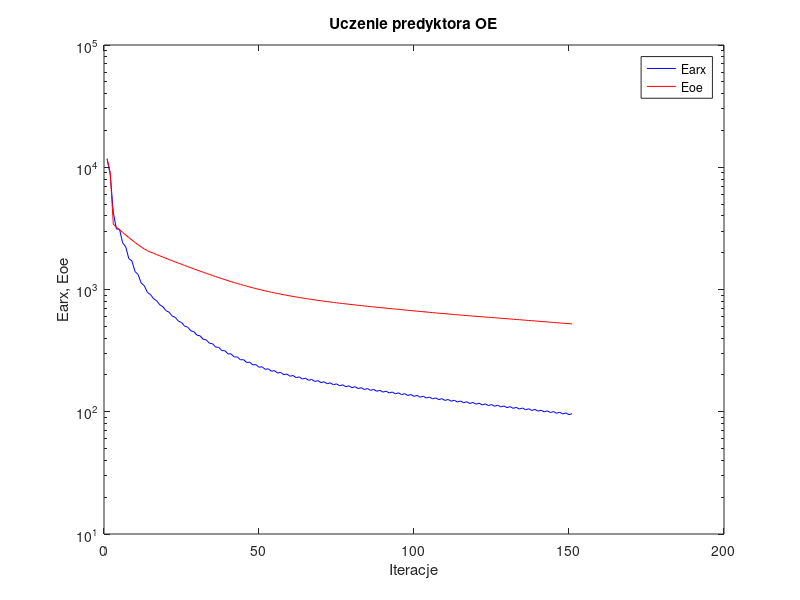
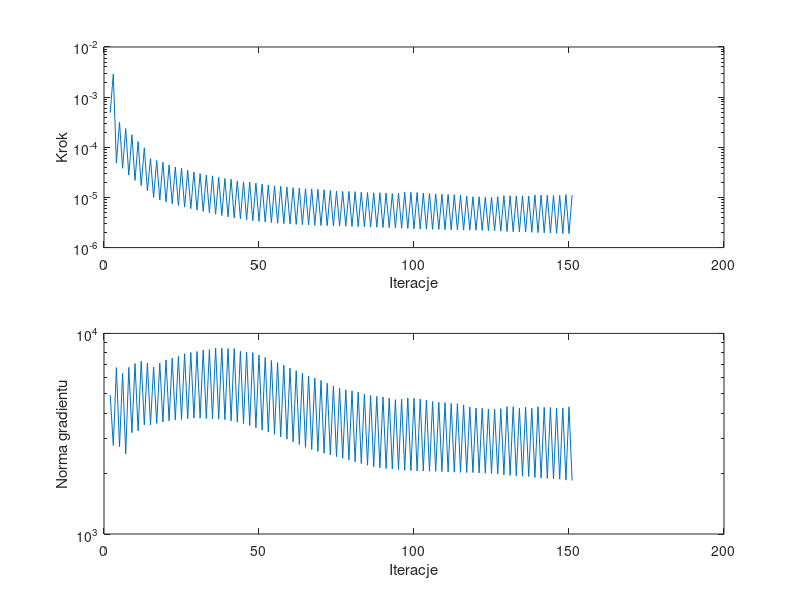

Write MATLAB code to recreate these figures, in order.
%uczenie predyktora oe
clear all;
n=0; farx(n+1)=1.165894e+004; foe(n+1)=1.178978e+004; wspucz(n+1)=0.000000e+000; ng(n+1)=0.000000e+000;
n=1; farx(n+1)=8.759008e+003; foe(n+1)=9.039567e+003; krok(n+1)=4.895958e-004; ng(n+1)=4.923494e+003;
n=2; farx(n+1)=4.280663e+003; foe(n+1)=3.430246e+003; krok(n+1)=2.885366e-003; ng(n+1)=2.765620e+003;
n=3; farx(n+1)=3.127064e+003; foe(n+1)=3.227591e+003; krok(n+1)=4.837788e-005; ng(n+1)=6.751276e+003;
n=4; farx(n+1)=3.110278e+003; foe(n+1)=3.084951e+003; krok(n+1)=3.151866e-004; ng(n+1)=2.722068e+003;
n=5; farx(n+1)=2.412109e+003; foe(n+1)=2.932588e+003; krok(n+1)=3.816377e-005; ng(n+1)=6.316260e+003;
n=6; farx(n+1)=2.237925e+003; foe(n+1)=2.796372e+003; krok(n+1)=2.361618e-004; ng(n+1)=2.511724e+003;
n=7; farx(n+1)=1.789454e+003; foe(n+1)=2.660356e+003; krok(n+1)=2.780451e-005; ng(n+1)=6.765647e+003;
n=8; farx(n+1)=1.713479e+003; foe(n+1)=2.543553e+003; krok(n+1)=1.781286e-004; ng(n+1)=3.200760e+003;
n=9; farx(n+1)=1.402945e+003; foe(n+1)=2.423594e+003; krok(n+1)=2.190752e-005; ng(n+1)=7.076981e+003;
n=10; farx(n+1)=1.326652e+003; foe(n+1)=2.326733e+003; krok(n+1)=1.298034e-004; ng(n+1)=3.271489e+003;
n=11; farx(n+1)=1.129845e+003; foe(n+1)=2.230547e+003; krok(n+1)=1.726474e-005; ng(n+1)=7.266461e+003;
n=12; farx(n+1)=1.072979e+003; foe(n+1)=2.145987e+003; krok(n+1)=9.756692e-005; ng(n+1)=3.503181e+003;
n=13; farx(n+1)=9.474574e+002; foe(n+1)=2.076486e+003; krok(n+1)=1.361415e-005; ng(n+1)=7.102353e+003;
n=14; farx(n+1)=9.086962e+002; foe(n+1)=2.020548e+003; krok(n+1)=5.958978e-005; ng(n+1)=3.505226e+003;
n=15; farx(n+1)=8.409719e+002; foe(n+1)=1.979795e+003; krok(n+1)=9.975945e-006; ng(n+1)=6.787725e+003;
n=16; farx(n+1)=8.080732e+002; foe(n+1)=1.928241e+003; krok(n+1)=5.474897e-005; ng(n+1)=3.560527e+003;
n=17; farx(n+1)=7.499929e+002; foe(n+1)=1.888038e+003; krok(n+1)=8.865531e-006; ng(n+1)=7.108539e+003;
n=18; farx(n+1)=7.228259e+002; foe(n+1)=1.840184e+003; krok(n+1)=5.039187e-005; ng(n+1)=3.615393e+003;
n=19; farx(n+1)=6.715517e+002; foe(n+1)=1.800611e+003; krok(n+1)=8.106422e-006; ng(n+1)=7.378562e+003;
n=20; farx(n+1)=6.515142e+002; foe(n+1)=1.758027e+003; krok(n+1)=4.449139e-005; ng(n+1)=3.670811e+003;
n=21; farx(n+1)=6.063492e+002; foe(n+1)=1.720352e+003; krok(n+1)=7.509633e-006; ng(n+1)=7.519374e+003;
n=22; farx(n+1)=5.907840e+002; foe(n+1)=1.681441e+003; krok(n+1)=4.041022e-005; ng(n+1)=3.698950e+003;
n=23; farx(n+1)=5.508039e+002; foe(n+1)=1.645314e+003; krok(n+1)=6.925078e-006; ng(n+1)=7.679312e+003;
n=24; farx(n+1)=5.377523e+002; foe(n+1)=1.608459e+003; krok(n+1)=3.809713e-005; ng(n+1)=3.723152e+003;
n=25; farx(n+1)=5.017660e+002; foe(n+1)=1.573238e+003; krok(n+1)=6.412137e-006; ng(n+1)=7.918719e+003;
n=26; farx(n+1)=4.916984e+002; foe(n+1)=1.539129e+003; krok(n+1)=3.488004e-005; ng(n+1)=3.760614e+003;
n=27; farx(n+1)=4.595629e+002; foe(n+1)=1.505911e+003; krok(n+1)=5.990602e-006; ng(n+1)=8.034107e+003;
n=28; farx(n+1)=4.519636e+002; foe(n+1)=1.474304e+003; krok(n+1)=3.204809e-005; ng(n+1)=3.781852e+003;
n=29; farx(n+1)=4.231477e+002; foe(n+1)=1.443111e+003; krok(n+1)=5.615025e-006; ng(n+1)=8.120804e+003;
n=30; farx(n+1)=4.173708e+002; foe(n+1)=1.413503e+003; krok(n+1)=2.992557e-005; ng(n+1)=3.781782e+003;
n=31; farx(n+1)=3.913053e+002; foe(n+1)=1.384024e+003; krok(n+1)=5.269152e-006; ng(n+1)=8.250227e+003;
n=32; farx(n+1)=3.869671e+002; foe(n+1)=1.356162e+003; krok(n+1)=2.793956e-005; ng(n+1)=3.763004e+003;
n=33; farx(n+1)=3.635250e+002; foe(n+1)=1.328738e+003; krok(n+1)=4.944182e-006; ng(n+1)=8.301773e+003;
n=34; farx(n+1)=3.600620e+002; foe(n+1)=1.302049e+003; krok(n+1)=2.697415e-005; ng(n+1)=3.744082e+003;
n=35; farx(n+1)=3.385673e+002; foe(n+1)=1.275896e+003; krok(n+1)=4.641652e-006; ng(n+1)=8.454756e+003;
n=36; farx(n+1)=3.362497e+002; foe(n+1)=1.251147e+003; krok(n+1)=2.518354e-005; ng(n+1)=3.735382e+003;
n=37; farx(n+1)=3.168683e+002; foe(n+1)=1.227119e+003; krok(n+1)=4.373484e-006; ng(n+1)=8.430233e+003;
n=38; farx(n+1)=3.154318e+002; foe(n+1)=1.204120e+003; krok(n+1)=2.382783e-005; ng(n+1)=3.713312e+003;
n=39; farx(n+1)=2.978447e+002; foe(n+1)=1.181911e+003; krok(n+1)=4.122797e-006; ng(n+1)=8.408332e+003;
n=40; farx(n+1)=2.969769e+002; foe(n+1)=1.160208e+003; krok(n+1)=2.307378e-005; ng(n+1)=3.665040e+003;
n=41; farx(n+1)=2.808140e+002; foe(n+1)=1.139483e+003; krok(n+1)=3.907906e-006; ng(n+1)=8.402956e+003;
n=42; farx(n+1)=2.807142e+002; foe(n+1)=1.119687e+003; krok(n+1)=2.139878e-005; ng(n+1)=3.610503e+003;
n=43; farx(n+1)=2.661664e+002; foe(n+1)=1.101279e+003; krok(n+1)=3.744041e-006; ng(n+1)=8.153029e+003;
n=44; farx(n+1)=2.667688e+002; foe(n+1)=1.083265e+003; krok(n+1)=2.044242e-005; ng(n+1)=3.553002e+003;
n=45; farx(n+1)=2.533059e+002; foe(n+1)=1.066154e+003; krok(n+1)=3.578487e-006; ng(n+1)=8.065447e+003;
n=46; farx(n+1)=2.543066e+002; foe(n+1)=1.049255e+003; krok(n+1)=2.018691e-005; ng(n+1)=3.471179e+003;
n=47; farx(n+1)=2.416560e+002; foe(n+1)=1.033089e+003; krok(n+1)=3.433397e-006; ng(n+1)=8.022122e+003;
n=48; farx(n+1)=2.430926e+002; foe(n+1)=1.017569e+003; krok(n+1)=1.931492e-005; ng(n+1)=3.383690e+003;
n=49; farx(n+1)=2.313972e+002; foe(n+1)=1.002875e+003; krok(n+1)=3.323139e-006; ng(n+1)=7.800337e+003;
n=50; farx(n+1)=2.332411e+002; foe(n+1)=9.887397e+002; krok(n+1)=1.846630e-005; ng(n+1)=3.296689e+003;
n=51; farx(n+1)=2.223562e+002; foe(n+1)=9.753444e+002; krok(n+1)=3.231488e-006; ng(n+1)=7.575401e+003;
n=52; farx(n+1)=2.245611e+002; foe(n+1)=9.625720e+002; krok(n+1)=1.755604e-005; ng(n+1)=3.220947e+003;
n=53; farx(n+1)=2.144320e+002; foe(n+1)=9.504083e+002; krok(n+1)=3.150286e-006; ng(n+1)=7.327784e+003;
n=54; farx(n+1)=2.168790e+002; foe(n+1)=9.386669e+002; krok(n+1)=1.707914e-005; ng(n+1)=3.141839e+003;
n=55; farx(n+1)=2.073381e+002; foe(n+1)=9.274100e+002; krok(n+1)=3.068738e-006; ng(n+1)=7.149181e+003;
n=56; farx(n+1)=2.099029e+002; foe(n+1)=9.164394e+002; krok(n+1)=1.675917e-005; ng(n+1)=3.053593e+003;
n=57; farx(n+1)=2.008926e+002; foe(n+1)=9.060694e+002; krok(n+1)=3.006731e-006; ng(n+1)=6.946195e+003;
n=58; farx(n+1)=2.036212e+002; foe(n+1)=8.960610e+002; krok(n+1)=1.611741e-005; ng(n+1)=2.968029e+003;
n=59; farx(n+1)=1.951388e+002; foe(n+1)=8.865961e+002; krok(n+1)=2.956550e-006; ng(n+1)=6.704087e+003;
n=60; farx(n+1)=1.980001e+002; foe(n+1)=8.774078e+002; krok(n+1)=1.568168e-005; ng(n+1)=2.880429e+003;
n=61; farx(n+1)=1.899312e+002; foe(n+1)=8.686373e+002; krok(n+1)=2.908621e-006; ng(n+1)=6.512322e+003;
n=62; farx(n+1)=1.928883e+002; foe(n+1)=8.601522e+002; krok(n+1)=1.535151e-005; ng(n+1)=2.791255e+003;
n=63; farx(n+1)=1.851690e+002; foe(n+1)=8.519720e+002; krok(n+1)=2.865922e-006; ng(n+1)=6.339655e+003;
n=64; farx(n+1)=1.881686e+002; foe(n+1)=8.441274e+002; krok(n+1)=1.490654e-005; ng(n+1)=2.702414e+003;
n=65; farx(n+1)=1.808290e+002; foe(n+1)=8.365821e+002; krok(n+1)=2.829751e-006; ng(n+1)=6.128282e+003;
n=66; farx(n+1)=1.838651e+002; foe(n+1)=8.292381e+002; krok(n+1)=1.476011e-005; ng(n+1)=2.637422e+003;
n=67; farx(n+1)=1.767847e+002; foe(n+1)=8.221111e+002; krok(n+1)=2.789484e-006; ng(n+1)=5.993232e+003;
n=68; farx(n+1)=1.798034e+002; foe(n+1)=8.151957e+002; krok(n+1)=1.453926e-005; ng(n+1)=2.581776e+003;
n=69; farx(n+1)=1.730015e+002; foe(n+1)=8.085334e+002; krok(n+1)=2.759993e-006; ng(n+1)=5.824393e+003;
n=70; farx(n+1)=1.760043e+002; foe(n+1)=8.020771e+002; krok(n+1)=1.416371e-005; ng(n+1)=2.527700e+003;
n=71; farx(n+1)=1.694787e+002; foe(n+1)=7.958737e+002; krok(n+1)=2.737094e-006; ng(n+1)=5.644085e+003;
n=72; farx(n+1)=1.724602e+002; foe(n+1)=7.898557e+002; krok(n+1)=1.373458e-005; ng(n+1)=2.478858e+003;
n=73; farx(n+1)=1.661919e+002; foe(n+1)=7.840747e+002; krok(n+1)=2.719073e-006; ng(n+1)=5.467742e+003;
n=74; farx(n+1)=1.691704e+002; foe(n+1)=7.784719e+002; krok(n+1)=1.334530e-005; ng(n+1)=2.432185e+003;
n=75; farx(n+1)=1.631161e+002; foe(n+1)=7.730218e+002; krok(n+1)=2.696520e-006; ng(n+1)=5.327972e+003;
n=76; farx(n+1)=1.660785e+002; foe(n+1)=7.677283e+002; krok(n+1)=1.314101e-005; ng(n+1)=2.385001e+003;
n=77; farx(n+1)=1.602023e+002; foe(n+1)=7.625234e+002; krok(n+1)=2.664567e-006; ng(n+1)=5.230276e+003;
n=78; farx(n+1)=1.631140e+002; foe(n+1)=7.573976e+002; krok(n+1)=1.318762e-005; ng(n+1)=2.335225e+003;
n=79; farx(n+1)=1.573632e+002; foe(n+1)=7.523728e+002; krok(n+1)=2.636469e-006; ng(n+1)=5.170420e+003;
n=80; farx(n+1)=1.602454e+002; foe(n+1)=7.474863e+002; krok(n+1)=1.302585e-005; ng(n+1)=2.289495e+003;
n=81; farx(n+1)=1.546389e+002; foe(n+1)=7.426599e+002; krok(n+1)=2.610198e-006; ng(n+1)=5.094914e+003;
n=82; farx(n+1)=1.574522e+002; foe(n+1)=7.379701e+002; krok(n+1)=1.277945e-005; ng(n+1)=2.244700e+003;
n=83; farx(n+1)=1.520240e+002; foe(n+1)=7.333918e+002; krok(n+1)=2.591838e-006; ng(n+1)=4.984222e+003;
n=84; farx(n+1)=1.548014e+002; foe(n+1)=7.289123e+002; krok(n+1)=1.254943e-005; ng(n+1)=2.203247e+003;
n=85; farx(n+1)=1.495126e+002; foe(n+1)=7.245191e+002; krok(n+1)=2.570868e-006; ng(n+1)=4.905048e+003;
n=86; farx(n+1)=1.522667e+002; foe(n+1)=7.202233e+002; krok(n+1)=1.240203e-005; ng(n+1)=2.163912e+003;
n=87; farx(n+1)=1.470925e+002; foe(n+1)=7.159627e+002; krok(n+1)=2.542898e-006; ng(n+1)=4.853996e+003;
n=88; farx(n+1)=1.498028e+002; foe(n+1)=7.117725e+002; krok(n+1)=1.240203e-005; ng(n+1)=2.138604e+003;
n=89; farx(n+1)=1.447217e+002; foe(n+1)=7.076176e+002; krok(n+1)=2.516317e-006; ng(n+1)=4.817112e+003;
n=90; farx(n+1)=1.473798e+002; foe(n+1)=7.035519e+002; krok(n+1)=1.225575e-005; ng(n+1)=2.119938e+003;
n=91; farx(n+1)=1.424116e+002; foe(n+1)=6.995424e+002; krok(n+1)=2.499886e-006; ng(n+1)=4.752111e+003;
n=92; farx(n+1)=1.450384e+002; foe(n+1)=6.956640e+002; krok(n+1)=1.191391e-005; ng(n+1)=2.108668e+003;
n=93; farx(n+1)=1.402251e+002; foe(n+1)=6.918168e+002; krok(n+1)=2.472091e-006; ng(n+1)=4.672044e+003;
n=94; farx(n+1)=1.428153e+002; foe(n+1)=6.879390e+002; krok(n+1)=1.222055e-005; ng(n+1)=2.093746e+003;
n=95; farx(n+1)=1.380434e+002; foe(n+1)=6.840920e+002; krok(n+1)=2.429186e-006; ng(n+1)=4.700684e+003;
n=96; farx(n+1)=1.405953e+002; foe(n+1)=6.801655e+002; krok(n+1)=1.270754e-005; ng(n+1)=2.077140e+003;
n=97; farx(n+1)=1.358153e+002; foe(n+1)=6.762753e+002; krok(n+1)=2.394612e-006; ng(n+1)=4.765878e+003;
n=98; farx(n+1)=1.383358e+002; foe(n+1)=6.724423e+002; krok(n+1)=1.265721e-005; ng(n+1)=2.069906e+003;
n=99; farx(n+1)=1.336382e+002; foe(n+1)=6.686310e+002; krok(n+1)=2.369137e-006; ng(n+1)=4.746875e+003;
n=100; farx(n+1)=1.361162e+002; foe(n+1)=6.648840e+002; krok(n+1)=1.255575e-005; ng(n+1)=2.062929e+003;
n=101; farx(n+1)=1.315098e+002; foe(n+1)=6.611730e+002; krok(n+1)=2.349982e-006; ng(n+1)=4.710993e+003;
n=102; farx(n+1)=1.339547e+002; foe(n+1)=6.575616e+002; krok(n+1)=1.226836e-005; ng(n+1)=2.060279e+003;
n=103; farx(n+1)=1.294643e+002; foe(n+1)=6.539789e+002; krok(n+1)=2.332047e-006; ng(n+1)=4.652297e+003;
n=104; farx(n+1)=1.318524e+002; foe(n+1)=6.504702e+002; krok(n+1)=1.197415e-005; ng(n+1)=2.055304e+003;
n=105; farx(n+1)=1.274910e+002; foe(n+1)=6.470389e+002; krok(n+1)=2.320038e-006; ng(n+1)=4.572858e+003;
n=106; farx(n+1)=1.298628e+002; foe(n+1)=6.436617e+002; krok(n+1)=1.171829e-005; ng(n+1)=2.053018e+003;
n=107; farx(n+1)=1.255929e+002; foe(n+1)=6.403239e+002; krok(n+1)=2.301869e-006; ng(n+1)=4.532309e+003;
n=108; farx(n+1)=1.279482e+002; foe(n+1)=6.370361e+002; krok(n+1)=1.161317e-005; ng(n+1)=2.047428e+003;
n=109; farx(n+1)=1.237461e+002; foe(n+1)=6.337561e+002; krok(n+1)=2.279840e-006; ng(n+1)=4.516627e+003;
n=110; farx(n+1)=1.260613e+002; foe(n+1)=6.305341e+002; krok(n+1)=1.148323e-005; ng(n+1)=2.039797e+003;
n=111; farx(n+1)=1.219467e+002; foe(n+1)=6.273411e+002; krok(n+1)=2.262292e-006; ng(n+1)=4.476962e+003;
n=112; farx(n+1)=1.242450e+002; foe(n+1)=6.241987e+002; krok(n+1)=1.138585e-005; ng(n+1)=2.033445e+003;
n=113; farx(n+1)=1.201877e+002; foe(n+1)=6.210589e+002; krok(n+1)=2.245085e-006; ng(n+1)=4.461811e+003;
n=114; farx(n+1)=1.224532e+002; foe(n+1)=6.180207e+002; krok(n+1)=1.109569e-005; ng(n+1)=2.029421e+003;
n=115; farx(n+1)=1.184963e+002; foe(n+1)=6.149891e+002; krok(n+1)=2.233016e-006; ng(n+1)=4.400904e+003;
n=116; farx(n+1)=1.206997e+002; foe(n+1)=6.120450e+002; krok(n+1)=1.069939e-005; ng(n+1)=2.024846e+003;
n=117; farx(n+1)=1.168720e+002; foe(n+1)=6.091703e+002; krok(n+1)=2.233016e-006; ng(n+1)=4.296011e+003;
n=118; farx(n+1)=1.190711e+002; foe(n+1)=6.063723e+002; krok(n+1)=1.031748e-005; ng(n+1)=2.026367e+003;
n=119; farx(n+1)=1.153398e+002; foe(n+1)=6.035878e+002; krok(n+1)=2.216561e-006; ng(n+1)=4.242197e+003;
n=120; farx(n+1)=1.175104e+002; foe(n+1)=6.008198e+002; krok(n+1)=1.031835e-005; ng(n+1)=2.016120e+003;
n=121; farx(n+1)=1.138262e+002; foe(n+1)=5.980740e+002; krok(n+1)=2.199796e-006; ng(n+1)=4.231366e+003;
n=122; farx(n+1)=1.159738e+002; foe(n+1)=5.953768e+002; krok(n+1)=1.015759e-005; ng(n+1)=2.010911e+003;
n=123; farx(n+1)=1.123592e+002; foe(n+1)=5.926944e+002; krok(n+1)=2.184616e-006; ng(n+1)=4.197614e+003;
n=124; farx(n+1)=1.144909e+002; foe(n+1)=5.900515e+002; krok(n+1)=1.009346e-005; ng(n+1)=2.004247e+003;
n=125; farx(n+1)=1.109384e+002; foe(n+1)=5.874060e+002; krok(n+1)=2.158092e-006; ng(n+1)=4.186160e+003;
n=126; farx(n+1)=1.130426e+002; foe(n+1)=5.847338e+002; krok(n+1)=1.034570e-005; ng(n+1)=1.988429e+003;
n=127; farx(n+1)=1.095168e+002; foe(n+1)=5.820781e+002; krok(n+1)=2.125074e-006; ng(n+1)=4.216615e+003;
n=128; farx(n+1)=1.116214e+002; foe(n+1)=5.793544e+002; krok(n+1)=1.083629e-005; ng(n+1)=1.970415e+003;
n=129; farx(n+1)=1.080522e+002; foe(n+1)=5.766159e+002; krok(n+1)=2.094646e-006; ng(n+1)=4.310221e+003;
n=130; farx(n+1)=1.101395e+002; foe(n+1)=5.739326e+002; krok(n+1)=1.083629e-005; ng(n+1)=1.961136e+003;
n=131; farx(n+1)=1.066179e+002; foe(n+1)=5.712214e+002; krok(n+1)=2.071929e-006; ng(n+1)=4.307416e+003;
n=132; farx(n+1)=1.086329e+002; foe(n+1)=5.685483e+002; krok(n+1)=1.069939e-005; ng(n+1)=1.948853e+003;
n=133; farx(n+1)=1.052161e+002; foe(n+1)=5.659477e+002; krok(n+1)=2.061399e-006; ng(n+1)=4.230115e+003;
n=134; farx(n+1)=1.072594e+002; foe(n+1)=5.633319e+002; krok(n+1)=1.083629e-005; ng(n+1)=1.941257e+003;
n=135; farx(n+1)=1.038243e+002; foe(n+1)=5.606846e+002; krok(n+1)=2.037798e-006; ng(n+1)=4.291401e+003;
n=136; farx(n+1)=1.058275e+002; foe(n+1)=5.581302e+002; krok(n+1)=1.061240e-005; ng(n+1)=1.933843e+003;
n=137; farx(n+1)=1.024988e+002; foe(n+1)=5.555733e+002; krok(n+1)=2.014676e-006; ng(n+1)=4.229918e+003;
n=138; farx(n+1)=1.044859e+002; foe(n+1)=5.529458e+002; krok(n+1)=1.113124e-005; ng(n+1)=1.913567e+003;
n=139; farx(n+1)=1.011342e+002; foe(n+1)=5.503238e+002; krok(n+1)=1.985021e-006; ng(n+1)=4.307327e+003;
n=140; farx(n+1)=1.030738e+002; foe(n+1)=5.476963e+002; krok(n+1)=1.115447e-005; ng(n+1)=1.899826e+003;
n=141; farx(n+1)=9.978177e+001; foe(n+1)=5.451311e+002; krok(n+1)=1.971685e-006; ng(n+1)=4.275587e+003;
n=142; farx(n+1)=1.017198e+002; foe(n+1)=5.425790e+002; krok(n+1)=1.106017e-005; ng(n+1)=1.892973e+003;
n=143; farx(n+1)=9.846696e+001; foe(n+1)=5.400389e+002; krok(n+1)=1.953953e-006; ng(n+1)=4.271234e+003;
n=144; farx(n+1)=1.003751e+002; foe(n+1)=5.375319e+002; krok(n+1)=1.095389e-005; ng(n+1)=1.883328e+003;
n=145; farx(n+1)=9.718433e+001; foe(n+1)=5.350499e+002; krok(n+1)=1.940233e-006; ng(n+1)=4.236094e+003;
n=146; farx(n+1)=9.909298e+001; foe(n+1)=5.325986e+002; krok(n+1)=1.095376e-005; ng(n+1)=1.874791e+003;
n=147; farx(n+1)=9.593946e+001; foe(n+1)=5.301227e+002; krok(n+1)=1.913452e-006; ng(n+1)=4.247869e+003;
n=148; farx(n+1)=9.782433e+001; foe(n+1)=5.276111e+002; krok(n+1)=1.138585e-005; ng(n+1)=1.855447e+003;
n=149; farx(n+1)=9.466018e+001; foe(n+1)=5.250982e+002; krok(n+1)=1.893963e-006; ng(n+1)=4.302895e+003;
n=150; farx(n+1)=9.650786e+001; foe(n+1)=5.226594e+002; krok(n+1)=1.109774e-005; ng(n+1)=1.847779e+003;

figure; semilogy(farx,'b'); hold on; semilogy(foe,'r'); xlabel('Iteracje'); ylabel('Earx, Eoe'); legend('Earx','Eoe'); title('Uczenie predyktora OE');
print (['zmiany_bledow2.png' ], '-dpng', '-r400')
figure; subplot(2,1,1); semilogy(krok); xlabel('Iteracje'); ylabel('Krok');
subplot(2,1,2); semilogy(ng); xlabel('Iteracje'); ylabel('Norma gradientu');
Earx=farx(n+1)
Eoe=foe(n+1)
